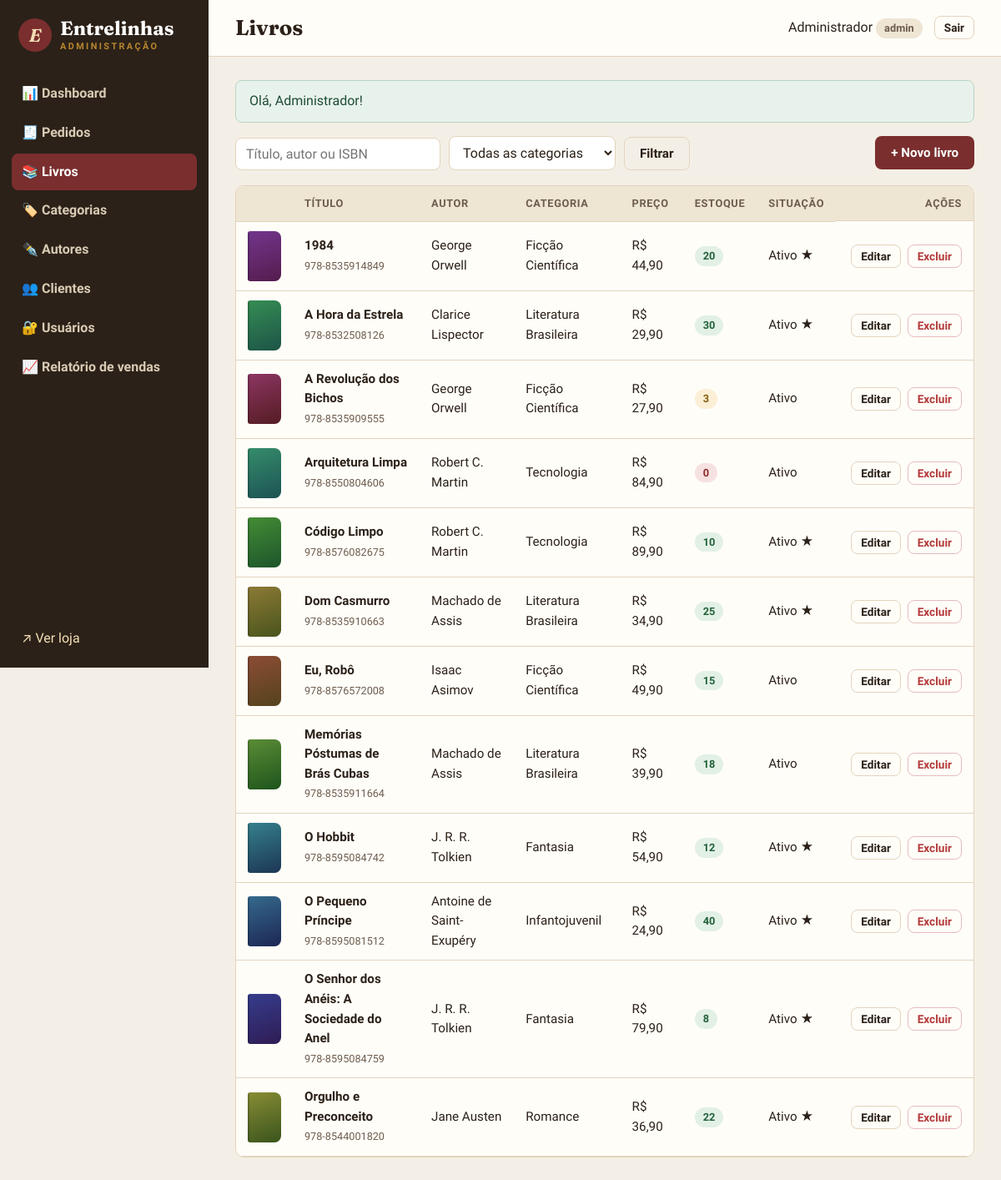
Page /admin/livros (signed in) on the committed database.
### tables this page shows
CREATE TABLE livros (
    id              INT UNSIGNED AUTO_INCREMENT PRIMARY KEY,
    titulo          VARCHAR(150) NOT NULL,
    isbn            VARCHAR(20)  NOT NULL UNIQUE,
    categoria_id    INT UNSIGNED NOT NULL,
    autor_id        INT UNSIGNED NOT NULL,
    editora         VARCHAR(100) NULL,
    ano_publicacao  SMALLINT NULL,
    paginas         SMALLINT UNSIGNED NULL,
    preco           DECIMAL(10,2) NOT NULL,
    estoque         INT UNSIGNED NOT NULL DEFAULT 0,
    sinopse         TEXT NULL,
    capa            VARCHAR(255) NULL,
    destaque        TINYINT(1) NOT NULL DEFAULT 0,
    ativo           TINYINT(1) NOT NULL DEFAULT 1,
    criado_em       DATETIME NOT NULL DEFAULT CURRENT_TIMESTAMP,
    CONSTRAINT fk_livro_categoria FOREIGN KEY (categoria_id) REFERENCES categorias(id)
        ON UPDATE CASCADE ON DELETE RESTRICT,
    CONSTRAINT fk_livro_autor FOREIGN KEY (autor_id) REFERENCES autores(id)
        ON UPDATE CASCADE ON DELETE RESTRICT,
    CONSTRAINT ck_livro_preco CHECK (preco > 0)
);

CREATE TABLE autores (
    id             INT UNSIGNED AUTO_INCREMENT PRIMARY KEY,
    nome           VARCHAR(120) NOT NULL,
    nacionalidade  VARCHAR(60)  NULL,
    biografia      TEXT NULL
);

CREATE TABLE categorias (
    id          INT UNSIGNED AUTO_INCREMENT PRIMARY KEY,
    nome        VARCHAR(60) NOT NULL UNIQUE,
    descricao   VARCHAR(255) NULL
);

### app/Core/Controller.php (called while the page is built, shortened)
<?php
class Controller
{
    public function render(string $view, array $dados = [], string $layout = 'public'): void
    {
        extract($dados);
        require APP_PATH . "/Views/{$view}.php";
    }
    protected function renderAdmin(string $view, array $dados = []): void
    {
        $this->render('admin/' . $view, $dados, 'admin');
    }
}

### app/Controllers/Admin/LivroController.php (called while the page is built, shortened)
<?php
class LivroController extends Controller
{
    private Livro $model;
    public function __construct()
    {
        $this->model = new Livro();
    }
    public function index(): void
    {
        $filtros = [
            'busca' => trim($_GET['busca'] ?? ''),
            'categoria' => (int) ($_GET['categoria'] ?? 0),
        ];
        $this->renderAdmin('livros/index', [
            'titulo' => 'Livros',
            'livros' => $this->model->buscar($filtros),
            'categorias' => (new Categoria())->all('nome'),
            'filtros' => $filtros,
        ]);
    }
}

### public/index.php (called while the page is built, shortened)
<?php
$router = new App\Core\Router();
$router->dispatch($_SERVER['REQUEST_URI'], $_SERVER['REQUEST_METHOD']);

### app/helpers.php (called while the page is built, shortened)
<?php
function e(mixed $valor): string
{
    return htmlspecialchars((string) ($valor ?? ''), ENT_QUOTES, 'UTF-8');
}
function base_path(): string
{
    $dir = str_replace('\\', '/', dirname($_SERVER['SCRIPT_NAME'] ?? '/'));
    return rtrim($dir, '/');
}
function url(string $caminho = ''): string
{
    return base_path() . '/' . ltrim($caminho, '/');
}
function moeda(float|string|null $valor): string
{
    return 'R$ ' . number_format((float) $valor, 2, ',', '.');
}

### app/Core/Model.php (called while the page is built, shortened)
<?php
abstract class Model
{
    public function __construct()
    {
        $this->db = Database::getConnection();
    }
}

### app/Core/Database.php (called while the page is built, shortened)
<?php
class Database
{
    private static ?PDO $conexao = null;
    private static array $config = [];
    public static function configure(array $config): void
    {
        self::$config = $config;
    }
    public static function getConnection(): PDO
    {
        if (self::$conexao === null) {
            $c = self::$config;
            $dsn = "mysql:host={$c['host']};port={$c['port']};dbname={$c['name']};charset={$c['charset']}";
            try {
                self::$conexao = new PDO($dsn, $c['user'], $c['pass'], [
                    PDO::ATTR_ERRMODE => PDO::ERRMODE_EXCEPTION,
                    PDO::ATTR_DEFAULT_FETCH_MODE => PDO::FETCH_ASSOC,
                    PDO::ATTR_EMULATE_PREPARES => false,
                ]);
            } catch (PDOException $e) {
                http_response_code(500);
                exit('<h1>Erro ao conectar ao banco de dados</h1><p>Verifique se o container MySQL está rodando '
                    . '(<code>docker compose up -d db</code>).</p><pre>' . htmlspecialchars($e->getMessage()) . '</pre>');
            }
        }
        return self::$conexao;
    }
}

### app/Models/Livro.php (called while the page is built, shortened)
<?php
class Livro extends Model
{
    public function buscar(array $filtros = []): array
    {
        $where = [];
        $params = [];
        $ordens = [
            'recentes' => 'l.id DESC',
            'titulo' => 'l.titulo ASC',
            'menor_preco' => 'l.preco ASC',
            'maior_preco' => 'l.preco DESC',
        ];
        $ordem = $ordens[$filtros['ordem'] ?? ''] ?? 'l.titulo ASC';
        $sql = self::SELECT_COMPLETO
            . ($where ? ' WHERE ' . implode(' AND ', $where) : '')
            . " ORDER BY {$ordem}";
        $stmt = $this->db->prepare($sql);
        $stmt->execute($params);
        return $stmt->fetchAll();
    }
}

### app/Views/admin/livros/index.php (the view, shortened to what this page needs)
<div class="barra-acoes">
    <form method="get" class="filtro-inline">
        <input type="search" name="busca" value="<?= e($filtros['busca']) ?>" placeholder="Título, autor ou ISBN">
        <select name="categoria">
            <option value="">Todas as categorias</option>
        </select>
        <button class="btn btn-contorno">Filtrar</button>
    </form>
    <a href="<?= url('admin/livros/novo') ?>" class="btn btn-primario">+ Novo livro</a>
</div>
<div class="tabela-wrap">
    <table class="tabela">
        <thead><tr><th></th><th>Título</th><th>Autor</th><th>Categoria</th><th>Preço</th><th>Estoque</th><th>Situação</th><th class="acoes">Ações</th></tr></thead>
        <tbody>
        <?php foreach ($livros as $l): ?>
            <tr>
                <td class="mini-capa"><?php require APP_PATH . '/Views/partials/capa.php'; ?></td>
                <td><strong><?= e($l['titulo']) ?></strong><br><small class="texto-suave"><?= e($l['isbn']) ?></small></td>
                <td><?= e($l['autor']) ?></td>
                <td><?= e($l['categoria']) ?></td>
                <td><?= moeda($l['preco']) ?></td>
                <td><span class="badge <?= $l['estoque'] == 0 ? 'badge-cancelado' : ($l['estoque'] <= 5 ? 'badge-pendente' : 'badge-entregue') ?>"><?= (int) $l['estoque'] ?></span></td>
                <td>
                    <?= $l['ativo'] ? 'Ativo' : '<span class="texto-suave">Inativo</span>' ?>
                    <?= $l['destaque'] ? ' ★' : '' ?>
                </td>
                <td class="acoes">
                    <a href="<?= url("admin/livros/{$l['id']}/editar") ?>" class="btn btn-sm btn-contorno">Editar</a>
                    <form action="<?= url("admin/livros/{$l['id']}/excluir") ?>" method="post" data-confirmar="Excluir o livro <?= e($l['titulo']) ?>?">
                        <button class="btn btn-sm btn-perigo">Excluir</button>
                    </form>
                </td>
            </tr>
        <?php endforeach; ?>
        </tbody>
    </table>
</div>

### app/Core/Router.php (shortened to what this page needs)
<?php
class Router
{
    private array $rotas = [];
    private function add(string $metodo, string $caminho, array $acao): void
    {
        $regex = preg_replace('#\{(\w+)\}#', '(?P<$1>\d+)', rtrim($caminho, '/') ?: '/');
        $this->rotas[$metodo]['#^' . $regex . '$#'] = $acao;
    }
    public function dispatch(string $uri, string $metodo): void
    {
        $caminho = parse_url($uri, PHP_URL_PATH) ?? '/';
        $caminho = rtrim($caminho, '/') ?: '/';
        foreach ($this->rotas[$metodo] ?? [] as $regex => [$controller, $acao]) {
            if (preg_match($regex, $caminho, $m)) {
                $params = array_map('intval', array_filter($m, 'is_string', ARRAY_FILTER_USE_KEY));
                (new $controller())->$acao(...array_values($params));
                return;
            }
        }
    }
}

### public/assets/css/style.css (style rules this page uses)
:root { --papel: #f7f1e6; --papel-escuro: #efe5d3; --cartao: #fffdf8; --tinta: #2b2118; --tinta-suave: #6d5d4e; --borda: #e2d4bc; --vinho: #7a2e2e; --vinho-escuro: #5e2121; --verde: #2f5d50; --ouro: #b8862f; --perigo: #b33a3a; --sombra: 0 1px 2px rgba(43, 33, 24, .06), 0 6px 18px rgba(43, 33, 24, .07); --raio: 10px; --serif: 'Fraunces', Georgia, 'Times New Roman', serif; --sans: 'Source Sans 3', system-ui, -apple-system, 'Segoe UI', sans-serif; }
* { box-sizing: border-box; }
body { margin: 0; font-family: var(--sans); font-size: 16px; line-height: 1.55; color: var(--tinta); background: var(--papel); }
a { color: var(--vinho); text-decoration: none; }
.texto-suave { color: var(--tinta-suave); }
.btn { display: inline-flex; align-items: center; justify-content: center; gap: 6px; padding: 10px 18px; border-radius: 8px; border: 1.5px solid transparent; font: 600 .95rem var(--sans); cursor: pointer; text-decoration: none !important; transition: background .15s, color .15s, transform .1s; }
.btn-primario { background: var(--vinho); color: #fff; }
.btn-contorno { background: transparent; border-color: var(--borda); color: var(--tinta); }
.btn-perigo { background: transparent; border-color: #e6bcbc; color: var(--perigo); }
.btn-sm { padding: 5px 11px; font-size: .85rem; }
.badge { display: inline-block; padding: 2px 10px; border-radius: 999px; font-size: .8rem; font-weight: 600; background: var(--papel-escuro); color: var(--tinta-suave); white-space: nowrap; }
.badge-pendente { background: #fbefd5; color: #855d10; }
.badge-entregue { background: #e2f0e6; color: #23613a; }
.badge-cancelado { background: #f6e1e1; color: #8e2a2a; }
input, select, textarea { font: 400 1rem var(--sans); padding: 9px 12px; border: 1.5px solid var(--borda); border-radius: 8px; background: #fff; color: var(--tinta); width: 100%; }
.tabela-wrap { overflow-x: auto; background: var(--cartao); border: 1px solid var(--borda); border-radius: var(--raio); }
.tabela { width: 100%; border-collapse: collapse; font-size: .95rem; }
.tabela th, .tabela td { padding: 11px 14px; text-align: left; border-bottom: 1px solid var(--borda); vertical-align: middle; }
.tabela thead th { background: var(--papel-escuro); font-size: .8rem; text-transform: uppercase; letter-spacing: .05em; color: var(--tinta-suave); }
.tabela .acoes { text-align: right; white-space: nowrap; }
.acoes { display: flex; gap: 6px; justify-content: flex-end; align-items: center; }
td.acoes { display: table-cell; }
td.acoes > * { display: inline-block; margin-left: 4px; }
.mini-capa { width: 48px; }
body.admin { display: grid; grid-template-columns: 250px 1fr; min-height: 100vh; background: #f4efe6; }
.barra-acoes { display: flex; justify-content: space-between; align-items: center; gap: 16px; margin-bottom: 18px; flex-wrap: wrap; }
.filtro-inline { display: flex; gap: 10px; align-items: flex-end; flex-wrap: wrap; }
.filtro-inline input, .filtro-inline select { width: auto; min-width: 200px; }

### rows in the picture
livros: capa_cor((int) $l['id']) 282 (drawn), titulo "1984", isbn "978-8535914849", autor.nome "George Orwell", categoria.nome "Ficção Científica", preco "R$ 44,90", estoque "20", ativo "Ativo"
livros: capa_cor((int) $l['id']) 141 (drawn), titulo "A Hora da Estrela", isbn "978-8532508126", autor.nome "Clarice Lispector", categoria.nome "Literatura Brasileira", preco "R$ 29,90", estoque "30", ativo "Ativo"
livros: capa_cor((int) $l['id']) 329 (drawn), titulo "A Revolução dos Bichos", isbn "978-8535909555", autor.nome "George Orwell", categoria.nome "Ficção Científica", preco "R$ 27,90", estoque "3", ativo "Ativo"
livros: capa_cor((int) $l['id']) 157 (drawn), titulo "Arquitetura Limpa", isbn "978-8550804606", autor.nome "Robert C. Martin", categoria.nome "Tecnologia", preco "R$ 84,90", estoque "0", ativo "Ativo"
livros: capa_cor((int) $l['id']) 110 (drawn), titulo "Código Limpo", isbn "978-8576082675", autor.nome "Robert C. Martin", categoria.nome "Tecnologia", preco "R$ 89,90", estoque "10", ativo "Ativo"
livros: capa_cor((int) $l['id']) 47 (drawn), titulo "Dom Casmurro", isbn "978-8535910663", autor.nome "Machado de Assis", categoria.nome "Literatura Brasileira", preco "R$ 34,90", estoque "25", ativo "Ativo"
livros: capa_cor((int) $l['id']) 16 (drawn), titulo "Eu, Robô", isbn "978-8576572008", autor.nome "Isaac Asimov", categoria.nome "Ficção Científica", preco "R$ 49,90", estoque "15", ativo "Ativo"
livros: capa_cor((int) $l['id']) 94 (drawn), titulo "Memórias Póstumas de Brás Cubas", isbn "978-8535911664", autor.nome "Machado de Assis", categoria.nome "Literatura Brasileira", preco "R$ 39,90", estoque "18", ativo "Ativo"
livros: capa_cor((int) $l['id']) 188 (drawn), titulo "O Hobbit", isbn "978-8595084742", autor.nome "J. R. R. Tolkien", categoria.nome "Fantasia", preco "R$ 54,90", estoque "12", ativo "Ativo"
livros: capa_cor((int) $l['id']) 204 (drawn), titulo "O Pequeno Príncipe", isbn "978-8595081512", autor.nome "Antoine de Saint-Exupéry", categoria.nome "Infantojuvenil", preco "R$ 24,90", estoque "40", ativo "Ativo"
livros: capa_cor((int) $l['id']) 235 (drawn), titulo "O Senhor dos Anéis: A Sociedade do Anel", isbn "978-8595084759", autor.nome "J. R. R. Tolkien", categoria.nome "Fantasia", preco "R$ 79,90", estoque "8", ativo "Ativo"
livros: capa_cor((int) $l['id']) 63 (drawn), titulo "Orgulho e Preconceito", isbn "978-8544001820", autor.nome "Jane Austen", categoria.nome "Romance", preco "R$ 36,90", estoque "22", ativo "Ativo"

### other values in the picture
$f['mensagem'] "Olá, Administrador!"
